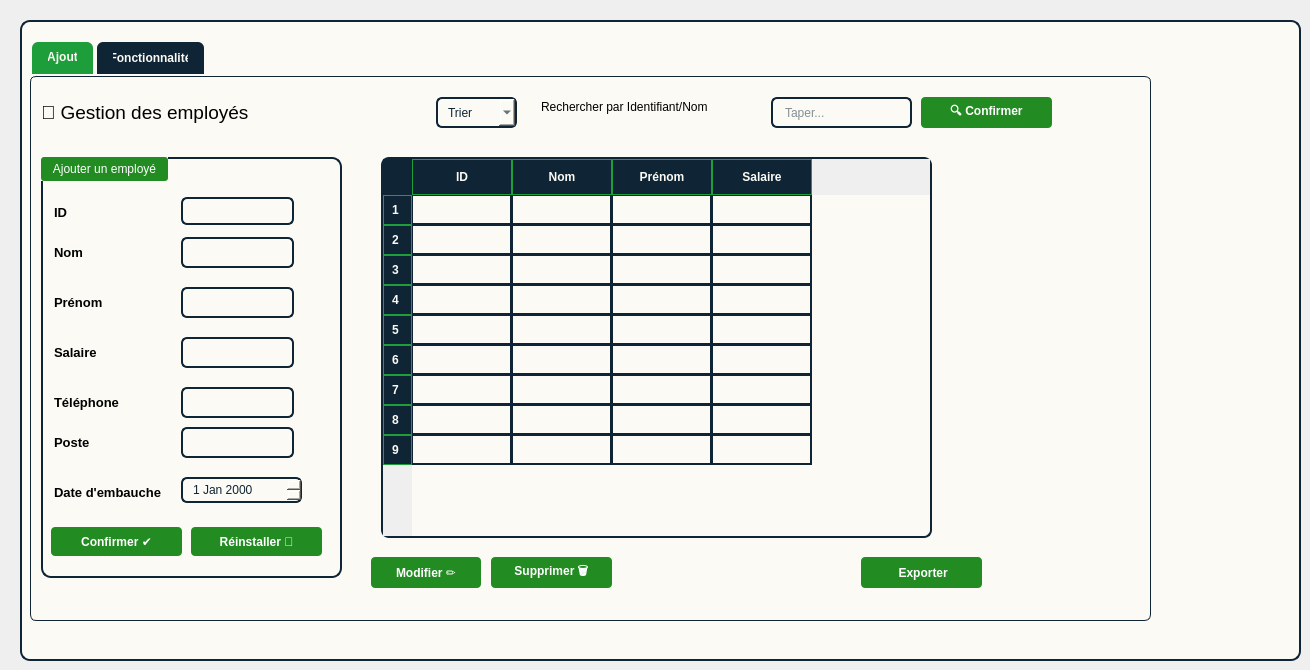
    <widget class="QWidget" name="page_emp">
     <widget class="QGroupBox" name="frame_emp">
      <property name="geometry">
       <rect>
        <x>20</x>
        <y>20</y>
        <width>1281</width>
        <height>641</height>
       </rect>
      </property>
      <property name="styleSheet">
       <string notr="true">#frame_emp {
    border: 2px solid #0F2434;
    border-radius: 10px;
    padding: 12px;
    background-color: #FBFAF5;
    box-shadow: 2px 2px 6px rgba(0,0,0,0.25);
}
</string>
      </property>
      <property name="title">
       <string/>
      </property>
      <widget class="QTabWidget" name="tab_widget_E">
       <property name="geometry">
        <rect>
         <x>10</x>
         <y>20</y>
         <width>1121</width>
         <height>581</height>
        </rect>
       </property>
       <property name="styleSheet">
        <string notr="true">QTabWidget#tab_widget_E {
    background-color: #FBFAF5;
    border: 3px solid #0F2434;
    border-top: 5px solid #1E90FF;
    border-radius: 8px;
}

QTabWidget#tab_widget_E::pane {
    border: 1px solid #0F2434;
    background-color: #FBFAF5;
    border-radius: 6px;
}

QTabWidget#tab_widget_E QTabBar::tab {
    background-color: #0F2434;
    color: #FBFAF5;
    padding: 8px 16px;
    margin: 2px;
    border-top-left-radius: 6px;
    border-top-right-radius: 6px;
    font-weight: bold;
}

QTabWidget#tab_widget_E QTabBar::tab:selected {
    background-color: #1D9E3A;
    color: #FBFAF5;
    border-bottom: 2px solid #1D9E3A;
}

QTabWidget#tab_widget_E QTabBar::tab:hover {
    background-color: #1D9E3A;
    color: #FBFAF5;
}</string>
       </property>
       <property name="currentIndex">
        <number>0</number>
       </property>
       <widget class="QWidget" name="tab_13">
        <attribute name="title">
         <string>Ajout</string>
        </attribute>
        <widget class="QGroupBox" name="groupBoxe">
         <property name="geometry">
          <rect>
           <x>10</x>
           <y>80</y>
           <width>301</width>
           <height>421</height>
          </rect>
         </property>
         <property name="styleSheet">
          <string notr="true">QLabel {
    font-weight: bold;

    padding: 6px 0px;
	color: rgb(0, 0, 0);
    font-size: 13px;
}

QLabel#titleLabel {
    font-size: 18px;
    color: #3498db;
    font-weight: bold;
    padding: 10px;
    background-color: rgba(236, 240, 241, 0.1);
    border-radius: 8px;
}
#nom,
#prenom,
#salaire,
#telephone,
#poste {
    border: 2px solid #0F2434;
    border-radius: 6px;
    padding: 6px 10px;
    background-color: #FBFAF5;
    selection-background-color: #1D9E3A;
    selection-color: #FBFAF5;
}

#nom:focus,
#prenom:focus,
#salaire:focus,
#telephone:focus,
#poste:focus {
    border: 2px solid #1D9E3A; /* Pigment green on focus */
}
#groupBoxe {
    border: 2px solid #0F2434;
    border-radius: 10px;
    padding: 12px;
    background-color: #FBFAF5;
    box-shadow: 2px 2px 6px rgba(0,0,0,0.25);
}
#groupBoxe::title {
    subcontrol-origin: margin;
    subcontrol-position: top left;
    background-color: #228B22;
    color: white;
    padding: 5px 10px;
    border-radius: 3px;
}</string>
         </property>
         <property name="title">
          <string>Ajouter un employé</string>
         </property>
         <widget class="QLabel" name="label_31">
          <property name="geometry">
           <rect>
            <x>10</x>
            <y>80</y>
            <width>71</width>
            <height>31</height>
           </rect>
          </property>
          <property name="styleSheet">
           <string notr="true">color: rgb(0, 0, 0);</string>
          </property>
          <property name="text">
           <string>Nom</string>
          </property>
         </widget>
         <widget class="QLabel" name="label_32">
          <property name="geometry">
           <rect>
            <x>10</x>
            <y>130</y>
            <width>61</width>
            <height>31</height>
           </rect>
          </property>
          <property name="styleSheet">
           <string notr="true">color: rgb(0, 0, 0);</string>
          </property>
          <property name="text">
           <string>Prénom</string>
          </property>
         </widget>
         <widget class="QLabel" name="label_33">
          <property name="geometry">
           <rect>
            <x>10</x>
            <y>270</y>
            <width>61</width>
            <height>31</height>
           </rect>
          </property>
          <property name="styleSheet">
           <string notr="true">color: rgb(0, 0, 0);</string>
          </property>
          <property name="text">
           <string>Poste</string>
          </property>
         </widget>
         <widget class="QLabel" name="label_34">
          <property name="geometry">
           <rect>
            <x>10</x>
            <y>180</y>
            <width>61</width>
            <height>31</height>
           </rect>
          </property>
          <property name="styleSheet">
           <string notr="true">color: rgb(0, 0, 0);</string>
          </property>
          <property name="text">
           <string>Salaire</string>
          </property>
         </widget>
         <widget class="QLabel" name="label_35">
          <property name="geometry">
           <rect>
            <x>10</x>
            <y>230</y>
            <width>81</width>
            <height>31</height>
           </rect>
          </property>
          <property name="styleSheet">
           <string notr="true">color: rgb(0, 0, 0);</string>
          </property>
          <property name="text">
           <string>Téléphone</string>
          </property>
         </widget>
         <widget class="QLabel" name="label_36">
          <property name="geometry">
           <rect>
            <x>10</x>
            <y>320</y>
            <width>121</width>
            <height>31</height>
           </rect>
          </property>
          <property name="styleSheet">
           <string notr="true">color: rgb(0, 0, 0);</string>
          </property>
          <property name="text">
           <string>Date d'embauche</string>
          </property>
         </widget>
         <widget class="QLineEdit" name="nom">
          <property name="geometry">
           <rect>
            <x>140</x>
            <y>80</y>
            <width>113</width>
            <height>31</height>
           </rect>
          </property>
          <property name="styleSheet">
           <string notr="true">#nom {
    border: 2px solid #0F2434;
    border-radius: 6px;
    padding: 5px 10px;
    background-color: #FBFAF5;
    color: #0F2434;
}</string>
          </property>
         </widget>
         <widget class="QLineEdit" name="prenom">
          <property name="geometry">
           <rect>
            <x>140</x>
            <y>130</y>
            <width>113</width>
            <height>31</height>
           </rect>
          </property>
          <property name="styleSheet">
           <string notr="true">#prenom{
    border: 2px solid #0F2434;
    border-radius: 6px;
    padding: 5px 10px;
    background-color: #FBFAF5;
    color: #0F2434;
}</string>
          </property>
         </widget>
         <widget class="QLineEdit" name="salaire">
          <property name="geometry">
           <rect>
            <x>140</x>
            <y>180</y>
            <width>113</width>
            <height>31</height>
           </rect>
          </property>
          <property name="styleSheet">
           <string notr="true">#salaire {
    border: 2px solid #0F2434;
    border-radius: 6px;
    padding: 5px 10px;
    background-color: #FBFAF5;
    color: #0F2434;
}</string>
          </property>
         </widget>
         <widget class="QLineEdit" name="telephone">
          <property name="geometry">
           <rect>
            <x>140</x>
            <y>230</y>
            <width>113</width>
            <height>31</height>
           </rect>
          </property>
          <property name="styleSheet">
           <string notr="true">
#telephone {
    border: 2px solid #0F2434;
    border-radius: 6px;
    padding: 5px 10px;
    background-color: #FBFAF5;
    color: #0F2434;
}</string>
          </property>
         </widget>
         <widget class="QLineEdit" name="poste">
          <property name="geometry">
           <rect>
            <x>140</x>
            <y>270</y>
            <width>113</width>
            <height>31</height>
           </rect>
          </property>
          <property name="styleSheet">
           <string notr="true">#poste {
    border: 2px solid #0F2434;
    border-radius: 6px;
    padding: 5px 10px;
    background-color: #FBFAF5;
    color: #0F2434;
}</string>
          </property>
         </widget>
         <widget class="QDateEdit" name="date_embauche">
          <property name="geometry">
           <rect>
            <x>140</x>
            <y>320</y>
            <width>121</width>
            <height>26</height>
           </rect>
          </property>
          <property name="styleSheet">
           <string notr="true">#date_embauche {
    border: 2px solid #0F2434;
    border-radius: 6px;
    padding: 4px 8px;
    background-color: #FBFAF5;
    color: #0F2434;
    selection-background-color: #1D9E3A;
    selection-color: #FBFAF5;
}

#date_rev:focus {
    border: 2px solid #1D9E3A;
}

#date_rev QAbstractItemView {
    background-color: #FBFAF5;
    selection-background-color: #1D9E3A;
    selection-color: #FBFAF5;
}
</string>
          </property>
         </widget>
         <widget class="QPushButton" name="confirmer_E">
          <property name="geometry">
           <rect>
            <x>10</x>
            <y>370</y>
            <width>131</width>
            <height>29</height>
           </rect>
          </property>
          <property name="styleSheet">
           <string notr="true">#confirmer_E {
    background-color: #228B22;
    border: none;
    color: #FFFFFF;
    padding: 6px 12px;
    border-radius: 4px;
    font-weight: bold;
    transition: background-color 0.3s, transform 0.1s;
}

#confirmer_E:hover {
    background-color: #28a428;
    transform: scale(1.05);
}

#confirmer_E:pressed {
    background-color: #1c771c;
    transform: scale(0.98);
}</string>
          </property>
          <property name="text">
           <string>Confirmer ✔️</string>
          </property>
         </widget>
         <widget class="QPushButton" name="reinstaller_E">
          <property name="geometry">
           <rect>
            <x>150</x>
            <y>370</y>
            <width>131</width>
            <height>29</height>
           </rect>
          </property>
          <property name="styleSheet">
           <string notr="true">#reinstaller_E {
    background-color: #228B22;
    border: none;
    color: #FFFFFF;
    padding: 6px 12px;
    border-radius: 4px;
    font-weight: bold;
    transition: background-color 0.3s, transform 0.1s;
}

#reinstaller_E:hover {
    background-color: #28a428;
    transform: scale(1.05);
}

#reinstaller_E:pressed {
    background-color: #1c771c;
    transform: scale(0.98);
}</string>
          </property>
          <property name="text">
           <string>Réinstaller 🔄</string>
          </property>
         </widget>
         <widget class="QLineEdit" name="id_e">
          <property name="geometry">
           <rect>
            <x>140</x>
            <y>40</y>
            <width>113</width>
            <height>28</height>
           </rect>
          </property>
          <property name="styleSheet">
           <string notr="true">#id_e{
    border: 2px solid #0F2434;
    border-radius: 6px;
    padding: 5px 10px;
    background-color: #FBFAF5;
    color: #0F2434;
}</string>
          </property>
         </widget>
         <widget class="QLabel" name="label_50">
          <property name="geometry">
           <rect>
            <x>10</x>
            <y>40</y>
            <width>71</width>
            <height>31</height>
           </rect>
          </property>
          <property name="styleSheet">
           <string notr="true">color: rgb(0, 0, 0);</string>
          </property>
          <property name="text">
           <string>ID</string>
          </property>
         </widget>
        </widget>
        <widget class="QLabel" name="label_37">
         <property name="geometry">
          <rect>
           <x>10</x>
           <y>20</y>
           <width>271</width>
           <height>31</height>
          </rect>
         </property>
         <property name="font">
          <font>
           <pointsize>14</pointsize>
          </font>
         </property>
         <property name="styleSheet">
          <string notr="true">color: rgb(0, 0, 0);</string>
         </property>
         <property name="text">
          <string>💼 Gestion des employés</string>
         </property>
        </widget>
        <widget class="QComboBox" name="trier_E">
         <property name="geometry">
          <rect>
           <x>405</x>
           <y>20</y>
           <width>81</width>
           <height>31</height>
          </rect>
         </property>
         <property name="styleSheet">
          <string notr="true">#trier_E {
    border: 2px solid #0F2434;
    border-radius: 6px;
    padding: 5px 10px;
    background-color: #FBFAF5;
    color: #0F2434;
}

#type QAbstractItemView {
    background-color: #FBFAF5;
    selection-background-color: #1D9E3A;
    selection-color: #FBFAF5;
}

#type:focus {
    border: 2px solid #1D9E3A;
}</string>
         </property>
         <item>
          <property name="text">
           <string>Trier</string>
          </property>
         </item>
         <item>
          <property name="text">
           <string>A</string>
          </property>
         </item>
         <item>
          <property name="text">
           <string>B</string>
          </property>
         </item>
         <item>
          <property name="text">
           <string>C</string>
          </property>
         </item>
         <item>
          <property name="text">
           <string>D</string>
          </property>
         </item>
         <item>
          <property name="text">
           <string>E</string>
          </property>
         </item>
         <item>
          <property name="text">
           <string>F</string>
          </property>
         </item>
         <item>
          <property name="text">
           <string>G</string>
          </property>
         </item>
         <item>
          <property name="text">
           <string>H</string>
          </property>
         </item>
         <item>
          <property name="text">
           <string>I</string>
          </property>
         </item>
         <item>
          <property name="text">
           <string>J</string>
          </property>
         </item>
         <item>
          <property name="text">
           <string>K</string>
          </property>
         </item>
         <item>
          <property name="text">
           <string>L</string>
          </property>
         </item>
         <item>
          <property name="text">
           <string>M</string>
          </property>
         </item>
         <item>
          <property name="text">
           <string>N</string>
          </property>
         </item>
         <item>
          <property name="text">
           <string>O</string>
          </property>
         </item>
         <item>
          <property name="text">
           <string>P</string>
          </property>
         </item>
         <item>
          <property name="text">
           <string>Q</string>
          </property>
         </item>
         <item>
          <property name="text">
           <string>R</string>
          </property>
         </item>
         <item>
          <property name="text">
           <string>S</string>
          </property>
         </item>
         <item>
          <property name="text">
           <string>T</string>
          </property>
         </item>
         <item>
          <property name="text">
           <string>U</string>
          </property>
         </item>
         <item>
          <property name="text">
           <string>V</string>
          </property>
         </item>
         <item>
          <property name="text">
           <string>W</string>
          </property>
         </item>
         <item>
          <property name="text">
           <string>X</string>
          </property>
         </item>
         <item>
          <property name="text">
           <string>Y</string>
          </property>
         </item>
         <item>
          <property name="text">
           <string>Z</string>
          </property>
         </item>
        </widget>
        <widget class="QLineEdit" name="taper_E">
         <property name="geometry">
          <rect>
           <x>740</x>
           <y>20</y>
           <width>141</width>
           <height>31</height>
          </rect>
         </property>
         <property name="styleSheet">
          <string notr="true">#taper_E {
    border: 2px solid #0F2434;
    border-radius: 6px;
    padding: 6px 10px;
    background-color: #FBFAF5;
    color: #0F2434;
    selection-background-color: #1D9E3A;
    selection-color: #FBFAF5;
}

#taper_E:focus {
    border: 2px solid #1D9E3A;
}
</string>
         </property>
         <property name="placeholderText">
          <string>Taper...</string>
         </property>
        </widget>
        <widget class="QLabel" name="label_38">
         <property name="geometry">
          <rect>
           <x>510</x>
           <y>20</y>
           <width>211</width>
           <height>20</height>
          </rect>
         </property>
         <property name="styleSheet">
          <string notr="true">color: rgb(0, 0, 0);</string>
         </property>
         <property name="text">
          <string>Rechercher par Identifiant/Nom</string>
         </property>
        </widget>
        <widget class="QPushButton" name="supp_E">
         <property name="geometry">
          <rect>
           <x>460</x>
           <y>480</y>
           <width>121</width>
           <height>31</height>
          </rect>
         </property>
         <property name="styleSheet">
          <string notr="true">#supp_E {
    background-color: #228B22;
    border: none;
    color: #FFFFFF;
    padding: 6px 12px;
    border-radius: 4px;
    font-weight: bold;
    transition: background-color 0.3s, transform 0.1s;
}

#supp_E:hover {
    background-color: #28a428;
    transform: scale(1.05);
}

#supp_E:pressed {
    background-color: #1c771c;
    transform: scale(0.98);
}</string>
         </property>
         <property name="text">
          <string>Supprimer 🗑️</string>
         </property>
        </widget>
        <widget class="QPushButton" name="expo_tab_E">
         <property name="geometry">
          <rect>
           <x>830</x>
           <y>480</y>
           <width>121</width>
           <height>31</height>
          </rect>
         </property>
         <property name="styleSheet">
          <string notr="true">#expo_tab_E {
    background-color: #228B22;
    border: none;
    color: #FFFFFF;
    padding: 6px 12px;
    border-radius: 4px;
    font-weight: bold;
    transition: background-color 0.3s, transform 0.1s;
}

#expo_tab_E:hover {
    background-color: #28a428;
    transform: scale(1.05);
}

#expo_tab_E:pressed {
    background-color: #1c771c;
    transform: scale(0.98);
}</string>
         </property>
         <property name="text">
          <string> Exporter</string>
         </property>
         <property name="icon">
          <iconset>
           <normaloff>:/pdf/img/pdf.png</normaloff>:/pdf/img/pdf.png</iconset>
         </property>
        </widget>
        <widget class="QPushButton" name="conf_rech_E">
         <property name="geometry">
          <rect>
           <x>890</x>
           <y>20</y>
           <width>131</width>
           <height>31</height>
          </rect>
         </property>
         <property name="styleSheet">
          <string notr="true">#conf_rech_E {
    background-color: #228B22;
    border: none;
    color: #FFFFFF;
    padding: 6px 12px;
    border-radius: 4px;
    font-weight: bold;
    transition: background-color 0.3s, transform 0.1s;
}

#conf_rech_E:hover {
    background-color: #28a428;
    transform: scale(1.05);
}

#conf_rech_E:pressed {
    background-color: #1c771c;
    transform: scale(0.98);
}</string>
         </property>
         <property name="text">
          <string>🔍 Confirmer</string>
         </property>
        </widget>
        <widget class="QPushButton" name="modifier_E">
         <property name="geometry">
          <rect>
           <x>340</x>
           <y>480</y>
           <width>110</width>
           <height>31</height>
          </rect>
         </property>
         <property name="styleSheet">
          <string notr="true">#modifier_E {
    background-color: #228B22;
    border: none;
    color: #FFFFFF;
    padding: 6px 12px;
    border-radius: 4px;
    font-weight: bold;
    transition: background-color 0.3s, transform 0.1s;
}

#modifier_E:hover {
    background-color: #28a428;
    transform: scale(1.05);
}

#modifier_E:pressed {
    background-color: #1c771c;
    transform: scale(0.98);
}</string>
         </property>
         <property name="text">
          <string>Modifier ✏️</string>
         </property>
        </widget>
        <widget class="QTableWidget" name="tab_employes">
         <property name="geometry">
          <rect>
           <x>350</x>
           <y>80</y>
           <width>551</width>
           <height>381</height>
          </rect>
         </property>
         <property name="styleSheet">
          <string notr="true">/* Main table styling */
#tab_employes {
    background-color: #FBFAF5;
    border-radius: 8px;
    border: 2px solid #0F2434;
    gridline-color: #0F2434;
    alternate-background-color: #E8E8E8;
}

/* Table header styling - make columns visible */
#tab_employes QHeaderView::section {
    background-color: #0F2434;
    color: #FBFAF5;
    padding: 8px;
    border: 1px solid #1D9E3A;
    font-weight: bold;
    font-size: 12px;
}

/* Table items/cells styling */
#tab_employes::item {
    border: 1px solid #0F2434;
    padding: 8px;
    color: #0F2434;
}

/* Make sure text is visible in cells */
#tab_employes::item {
    color: #0F2434;
    background-color: #FBFAF5;
}

/* Alternate row coloring */
#tab_employes::item:alternate {
    background-color: #F0F0F0;
}

/* Hover effect on rows */
#tab_employes::item:hover {
    background-color: #E0E0E0;
    color: #0F2434;
}

/* Selected row styling */
#tab_employes::item:selected {
    background-color: #0F2434;
    color: #FBFAF5;
}

/* Ensure the table view itself has proper borders */
#tab_employes QTableView {
    gridline-color: #0F2434;
    border: 2px solid #0F2434;
}

/* Corner button styling */
#tab_employes QTableCornerButton::section {
    background-color: #0F2434;
    border: 1px solid #0F2434;
}</string>
         </property>
         <row/>
         <row/>
         <row/>
         <row/>
         <row/>
         <row/>
         <row/>
         <row/>
         <row/>
         <column>
          <property name="text">
           <string>ID</string>
          </property>
         </column>
         <column>
          <property name="text">
           <string>Nom</string>
          </property>
         </column>
         <column>
          <property name="text">
           <string>Prénom</string>
          </property>
         </column>
         <column>
          <property name="text">
           <string>Salaire</string>
          </property>
         </column>
        </widget>
       </widget>
       <widget class="QWidget" name="tab_14">
        <attribute name="title">
         <string>Fonctionnalité</string>
        </attribute>
        <widget class="QTabWidget" name="tab_widget2_E">
         <property name="geometry">
          <rect>
           <x>10</x>
           <y>20</y>
           <width>1021</width>
           <height>471</height>
          </rect>
         </property>
         <property name="styleSheet">
          <string notr="true">#tab_widget2_E {
    background-color: #FBFAF5;
    border: 2px solid #0F2434;
    border-radius: 8px;
}

#tab_widget2_E::pane {
    border: 2px solid #0F2434;
    border-radius: 8px;
    padding: 5px;
    background-color: #FBFAF5;
}

#tab_widget2_E QTabBar::tab {
    background-color: #0F2434;
    color: #FBFAF5;
    padding: 8px 20px;
    border-top-left-radius: 6px;
    border-top-right-radius: 6px;
    margin-right: 2px;
}

#tab_widget2_E QTabBar::tab:selected {
    background-color: #1D9E3A;
    color: #FBFAF5;
}

#tab_widget2_E QTabBar::tab:hover {
    background-color: #30AA2C;
    color: #FBFAF5;
}
</string>
         </property>
         <property name="currentIndex">
          <number>0</number>
         </property>
         <widget class="QWidget" name="tab_15">
          <attribute name="title">
           <string>Statistique</string>
          </attribute>
          <widget class="QComboBox" name="selon_stat_E">
           <property name="geometry">
            <rect>
             <x>860</x>
             <y>40</y>
             <width>100</width>
             <height>40</height>
            </rect>
           </property>
           <property name="styleSheet">
            <string notr="true">#selon_stat_E {
    border: 2px solid #0F2434;
    border-radius: 6px;
    padding: 4px 8px;
    background-color: #FBFAF5;
    color: #0F2434;
}

#selon_stat_E:focus {
    border: 2px solid #1D9E3A;
}

#selon_stat_E QAbstractItemView {
    background-color: #FBFAF5;
    selection-background-color: #1D9E3A;
    selection-color: #FBFAF5;
}</string>
           </property>
           <item>
            <property name="text">
             <string>Selon</string>
            </property>
           </item>
           <item>
            <property name="text">
             <string>Age</string>
            </property>
           </item>
           <item>
            <property name="text">
             <string>Nivaeu permis</string>
            </property>
           </item>
          </widget>
         </widget>
        </widget>
       </widget>
      </widget>
     </widget>
    </widget>
